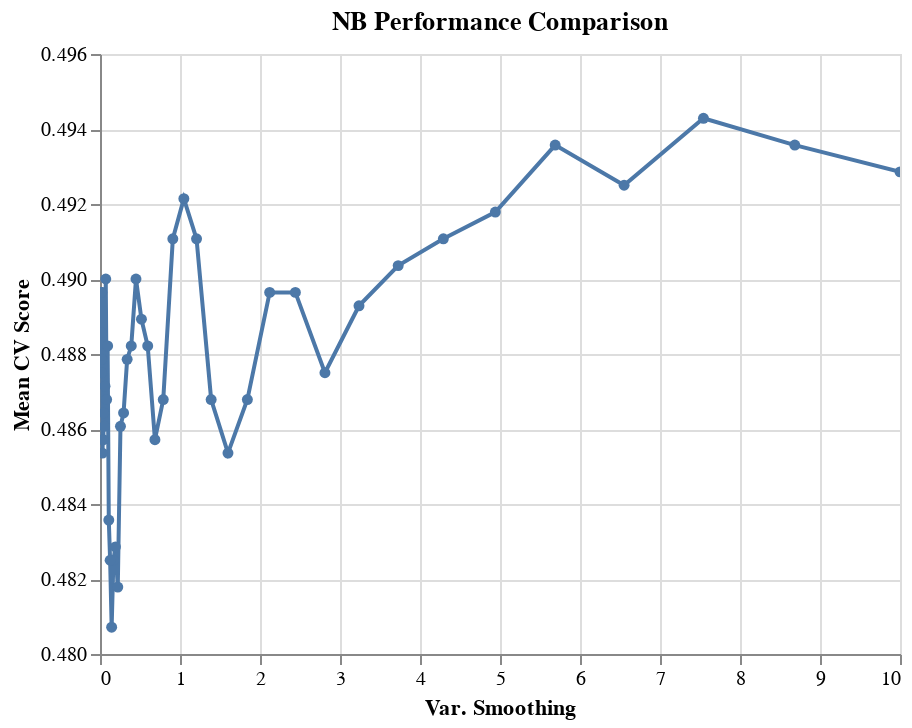

Notebook source saved alongside this figure:
### Code cell
results_NB = pd.DataFrame(gs_NB.cv_results_['params'])
results_NB['test_score'] = gs_NB.cv_results_['mean_test_score']

alt.Chart(results_NB, 
          title='NB Performance Comparison'
         ).mark_line(point=True).encode(
    alt.X('var_smoothing', title='Var. Smoothing'),
    alt.Y('test_score', title='Mean CV Score', scale=alt.Scale(zero=False))
).interactive()

### Figure 1 — Vega-Lite specification as saved in the notebook (floating-point values rounded to 4 significant figures)
{"config": {"view": {"continuousWidth": 400, "continuousHeight": 300}}, "data": {"name": "data-3b3d3954eca90415d999da6a0a9dde10"}, "mark": {"type": "line", "point": true}, "encoding": {"x": {"type": "quantitative", "field": "var_smoothing", "title": "Var. Smoothing"}, "y": {"type": "quantitative", "field": "test_score", "scale": {"zero": false}, "title": "Mean CV Score"}}, "selection": {"selector004": {"type": "interval", "bind": "scales", "encodings": ["x", "y"]}}, "title": "NB Performance Comparison", "$schema": "https://vega.github.io/schema/vega-lite/v4.8.1.json", "datasets": {"data-3b3d3954eca90415d999da6a0a9dde10": [{"var_smoothing": 10.0, "test_score": 0.4929}, {"var_smoothing": 8.685, "test_score": 0.4936}, {"var_smoothing": 7.543, "test_score": 0.4943}, {"var_smoothing": 6.551, "test_score": 0.4925}, {"var_smoothing": 5.69, "test_score": 0.4936}, {"var_smoothing": 4.942, "test_score": 0.4918}, {"var_smoothing": 4.292, "test_score": 0.4911}, {"var_smoothing": 3.728, "test_score": 0.4904}, {"var_smoothing": 3.237, "test_score": 0.4893}, {"var_smoothing": 2.812, "test_score": 0.4875}, {"var_smoothing": 2.442, "test_score": 0.4896}, {"var_smoothing": 2.121, "test_score": 0.4896}, {"var_smoothing": 1.842, "test_score": 0.4868}, {"var_smoothing": 1.6, "test_score": 0.4854}, {"var_smoothing": 1.389, "test_score": 0.4868}, {"var_smoothing": 1.207, "test_score": 0.4911}, {"var_smoothing": 1.048, "test_score": 0.4921}, {"var_smoothing": 0.9103, "test_score": 0.4911}, {"var_smoothing": 0.7906, "test_score": 0.4868}, {"var_smoothing": 0.6866, "test_score": 0.4857}, {"var_smoothing": 0.5964, "test_score": 0.4882}, {"var_smoothing": 0.5179, "test_score": 0.4889}, {"var_smoothing": 0.4498, "test_score": 0.49}, {"var_smoothing": 0.3907, "test_score": 0.4882}, {"var_smoothing": 0.3393, "test_score": 0.4879}, {"var_smoothing": 0.2947, "test_score": 0.4864}, {"var_smoothing": 0.256, "test_score": 0.4861}, {"var_smoothing": 0.2223, "test_score": 0.4818}, {"var_smoothing": 0.1931, "test_score": 0.4829}, {"var_smoothing": 0.1677, "test_score": 0.4825}, {"var_smoothing": 0.1456, "test_score": 0.4807}, {"var_smoothing": 0.1265, "test_score": 0.4825}, {"var_smoothing": 0.1099, "test_score": 0.4836}, {"var_smoothing": 0.09541, "test_score": 0.4882}, {"var_smoothing": 0.08286, "test_score": 0.4868}, {"var_smoothing": 0.07197, "test_score": 0.49}, {"var_smoothing": 0.06251, "test_score": 0.4871}, {"var_smoothing": 0.05429, "test_score": 0.4861}, {"var_smoothing": 0.04715, "test_score": 0.4864}, {"var_smoothing": 0.04095, "test_score": 0.4857}, {"var_smoothing": 0.03556, "test_score": 0.4857}, {"var_smoothing": 0.03089, "test_score": 0.4854}, {"var_smoothing": 0.02683, "test_score": 0.4879}, {"var_smoothing": 0.0233, "test_score": 0.4896}, {"var_smoothing": 0.02024, "test_score": 0.4875}, {"var_smoothing": 0.01758, "test_score": 0.4879}, {"var_smoothing": 0.01526, "test_score": 0.4886}, {"var_smoothing": 0.01326, "test_score": 0.4896}, {"var_smoothing": 0.01151, "test_score": 0.4896}, {"var_smoothing": 0.01, "test_score": 0.4896}]}}
